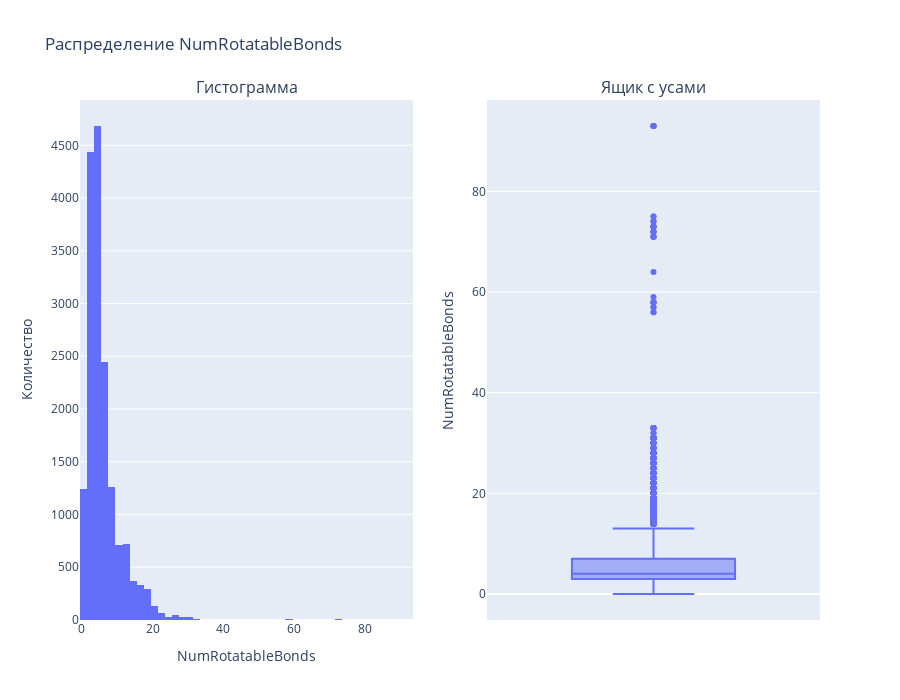

Notebook code cell kept with this figure:
### Markdown cell above
## `NumRotatableBonds`

Число вращающихся (ротабельных) связей. Этот параметр описывает конформационную гибкость молекулы. Слишком "гибкая" молекула (с большим числом вращающихся связей) теряет энтропию при связывании с мишенью, что энергетически невыгодно и может ослабить её активность. С другой стороны, слишком "жёсткая" молекула может быть неспособна принять оптимальную конформацию для связывания.

Ожидаемый нормальный диапазон — от 0 до 10.

### Code cell
plot_distribution(df, 'NumRotatableBonds', 47)

### Figure 1 — Plotly figure (JSON) as saved in the notebook; plotly's stock layout.template omitted (floating-point values rounded to 4 significant figures; data arrays with more than 128 entries replaced by an {"elided": "..."} marker saying what was removed)
{"data": [{"bingroup": "x", "hovertemplate": "NumRotatableBonds=%{x}<br>count=%{y}<extra></extra>", "legendgroup": "", "marker": {"color": "#636efa", "pattern": {"shape": ""}}, "name": "", "nbinsx": 47, "orientation": "v", "showlegend": false, "type": "histogram", "x": {"elided": "16853 int values"}, "xaxis": "x", "yaxis": "y"}, {"alignmentgroup": "True", "hovertemplate": "NumRotatableBonds=%{y}<extra></extra>", "legendgroup": "", "marker": {"color": "#636efa"}, "name": "", "notched": false, "offsetgroup": "", "orientation": "v", "showlegend": false, "type": "box", "x0": " ", "xaxis": "x2", "y": {"elided": "16853 int values"}, "y0": " ", "yaxis": "y2"}], "layout": {"annotations": [{"font": {"size": 16}, "showarrow": false, "text": "Гистограмма", "x": 0.225, "xanchor": "center", "xref": "paper", "y": 1, "yanchor": "bottom", "yref": "paper"}, {"font": {"size": 16}, "showarrow": false, "text": "Ящик с усами", "x": 0.775, "xanchor": "center", "xref": "paper", "y": 1, "yanchor": "bottom", "yref": "paper"}], "height": 700, "showlegend": false, "title": {"text": "Распределение NumRotatableBonds"}, "xaxis": {"anchor": "y", "domain": [0, 0.45], "title": {"text": "NumRotatableBonds"}}, "xaxis2": {"anchor": "y2", "domain": [0.55, 1]}, "yaxis": {"anchor": "x", "domain": [0, 1], "title": {"text": "Количество"}}, "yaxis2": {"anchor": "x2", "domain": [0, 1], "title": {"text": "NumRotatableBonds"}}}}
